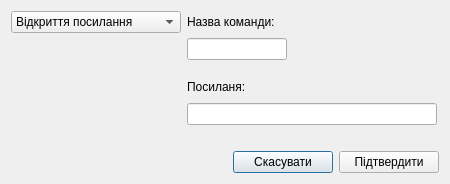
<?xml version="1.0" encoding="UTF-8"?>
<ui version="4.0">
 <class>CommandWindow</class>
 <widget class="QDialog" name="CommandWindow">
  <property name="windowModality">
   <enum>Qt::NonModal</enum>
  </property>
  <property name="geometry">
   <rect>
    <x>0</x>
    <y>0</y>
    <width>450</width>
    <height>184</height>
   </rect>
  </property>
  <property name="maximumSize">
   <size>
    <width>450</width>
    <height>184</height>
   </size>
  </property>
  <property name="windowTitle">
   <string>Команда</string>
  </property>
  <layout class="QVBoxLayout" name="verticalLayout_3">
   <item>
    <layout class="QHBoxLayout" name="horizontalLayout_2">
     <item>
      <layout class="QVBoxLayout" name="typeLayout">
       <item>
        <widget class="QComboBox" name="typeComboBox">
         <property name="minimumSize">
          <size>
           <width>170</width>
           <height>0</height>
          </size>
         </property>
         <property name="maximumSize">
          <size>
           <width>170</width>
           <height>16777215</height>
          </size>
         </property>
         <item>
          <property name="text">
           <string>Відкриття посилання</string>
          </property>
         </item>
         <item>
          <property name="text">
           <string>Відкриття програми</string>
          </property>
         </item>
         <item>
          <property name="text">
           <string>Відкриття файлу</string>
          </property>
         </item>
         <item>
          <property name="text">
           <string>Відкриття папки</string>
          </property>
         </item>
         <item>
          <property name="text">
           <string>Комбінація клавіш</string>
          </property>
         </item>
         <item>
          <property name="text">
           <string>Хот-кей</string>
          </property>
         </item>
         <item>
          <property name="text">
           <string>Консольна команда</string>
          </property>
         </item>
         <item>
          <property name="text">
           <string>Спец клавіша</string>
          </property>
         </item>
        </widget>
       </item>
       <item>
        <spacer name="typeSpacer">
         <property name="orientation">
          <enum>Qt::Vertical</enum>
         </property>
         <property name="sizeHint" stdset="0">
          <size>
           <width>20</width>
           <height>40</height>
          </size>
         </property>
        </spacer>
       </item>
      </layout>
     </item>
     <item>
      <layout class="QVBoxLayout" name="dataLayout">
       <item>
        <widget class="QLabel" name="nameLabel">
         <property name="text">
          <string>Назва команди:</string>
         </property>
        </widget>
       </item>
       <item>
        <widget class="QLineEdit" name="nameLine">
         <property name="minimumSize">
          <size>
           <width>100</width>
           <height>0</height>
          </size>
         </property>
         <property name="maximumSize">
          <size>
           <width>100</width>
           <height>16777215</height>
          </size>
         </property>
         <property name="text">
          <string/>
         </property>
         <property name="maxLength">
          <number>12</number>
         </property>
        </widget>
       </item>
       <item>
        <spacer name="dataSpacer">
         <property name="orientation">
          <enum>Qt::Vertical</enum>
         </property>
         <property name="sizeType">
          <enum>QSizePolicy::Fixed</enum>
         </property>
         <property name="sizeHint" stdset="0">
          <size>
           <width>20</width>
           <height>10</height>
          </size>
         </property>
        </spacer>
       </item>
       <item>
        <widget class="QLabel" name="dataLabel">
         <property name="text">
          <string>Посиланя:</string>
         </property>
        </widget>
       </item>
       <item>
        <widget class="QLineEdit" name="dataLine">
         <property name="minimumSize">
          <size>
           <width>250</width>
           <height>0</height>
          </size>
         </property>
         <property name="maximumSize">
          <size>
           <width>250</width>
           <height>16777215</height>
          </size>
         </property>
        </widget>
       </item>
       <item>
        <spacer name="dataBottomSpacer">
         <property name="orientation">
          <enum>Qt::Vertical</enum>
         </property>
         <property name="sizeType">
          <enum>QSizePolicy::Minimum</enum>
         </property>
         <property name="sizeHint" stdset="0">
          <size>
           <width>20</width>
           <height>20</height>
          </size>
         </property>
        </spacer>
       </item>
      </layout>
     </item>
    </layout>
   </item>
   <item>
    <layout class="QHBoxLayout" name="buttonLayout">
     <item>
      <spacer name="buttonSpacer">
       <property name="orientation">
        <enum>Qt::Horizontal</enum>
       </property>
       <property name="sizeHint" stdset="0">
        <size>
         <width>40</width>
         <height>20</height>
        </size>
       </property>
      </spacer>
     </item>
     <item>
      <widget class="QPushButton" name="backButton">
       <property name="minimumSize">
        <size>
         <width>100</width>
         <height>0</height>
        </size>
       </property>
       <property name="maximumSize">
        <size>
         <width>100</width>
         <height>16777215</height>
        </size>
       </property>
       <property name="text">
        <string>Скасувати</string>
       </property>
      </widget>
     </item>
     <item>
      <widget class="QPushButton" name="doneButton">
       <property name="minimumSize">
        <size>
         <width>100</width>
         <height>0</height>
        </size>
       </property>
       <property name="maximumSize">
        <size>
         <width>100</width>
         <height>16777215</height>
        </size>
       </property>
       <property name="text">
        <string>Підтвердити</string>
       </property>
      </widget>
     </item>
    </layout>
   </item>
  </layout>
 </widget>
 <resources/>
 <connections/>
</ui>
